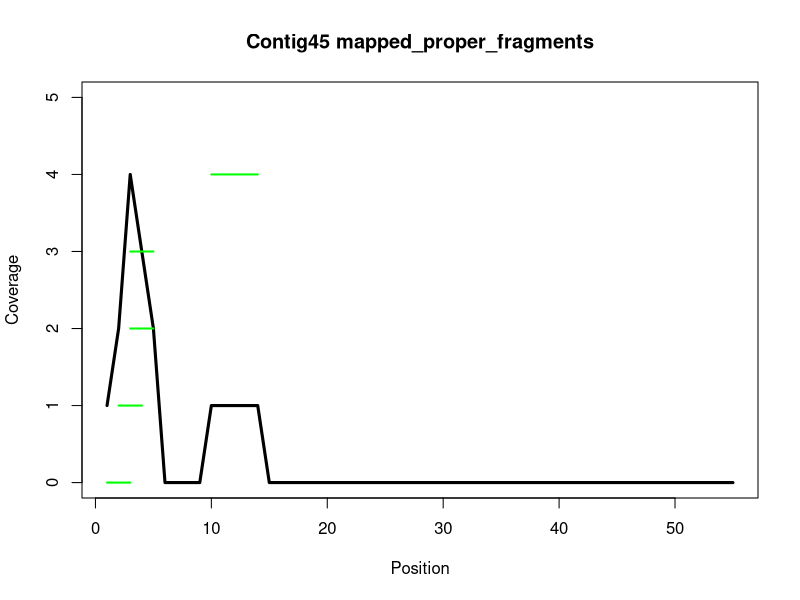

This chart was generated by the following R code:
pdf('/Users/ryanmoore/projects/wommack/recruitment_info/test_files/test_output/Contig45_cov_mapped_proper_fragments.pdf', width=8, height=5)
plot(x=c(1, 2, 3, 4, 5, 6, 7, 8, 9, 10, 11, 12, 13, 14, 15, 16, 17, 18, 19, 20, 21, 22, 23, 24, 25, 26, 27, 28, 29, 30, 31, 32, 33, 34, 35, 36, 37, 38, 39, 40, 41, 42, 43, 44, 45, 46, 47, 48, 49, 50, 51, 52, 53, 54, 55), y=c(1, 2, 4, 3, 2, 0, 0, 0, 0, 1, 1, 1, 1, 1, 0, 0, 0, 0, 0, 0, 0, 0, 0, 0, 0, 0, 0, 0, 0, 0, 0, 0, 0, 0, 0, 0, 0, 0, 0, 0, 0, 0, 0, 0, 0, 0, 0, 0, 0, 0, 0, 0, 0, 0, 0), main='Contig45 mapped_proper_fragments', xlab='Position', ylab='Coverage', type='l', lwd=3, ylim=c(0, 5))
points(x=c(1, 2, 3), y=c(0, 0, 0), type='l', lwd=2, col='green')
points(x=c(2, 3, 4), y=c(1, 1, 1), type='l', lwd=2, col='green')
points(x=c(3, 4, 5), y=c(2, 2, 2), type='l', lwd=2, col='green')
points(x=c(3, 4, 5), y=c(3, 3, 3), type='l', lwd=2, col='green')
points(x=c(10, 11, 12, 13, 14), y=c(4, 4, 4, 4, 4), type='l', lwd=2, col='green')
invisible(dev.off())
